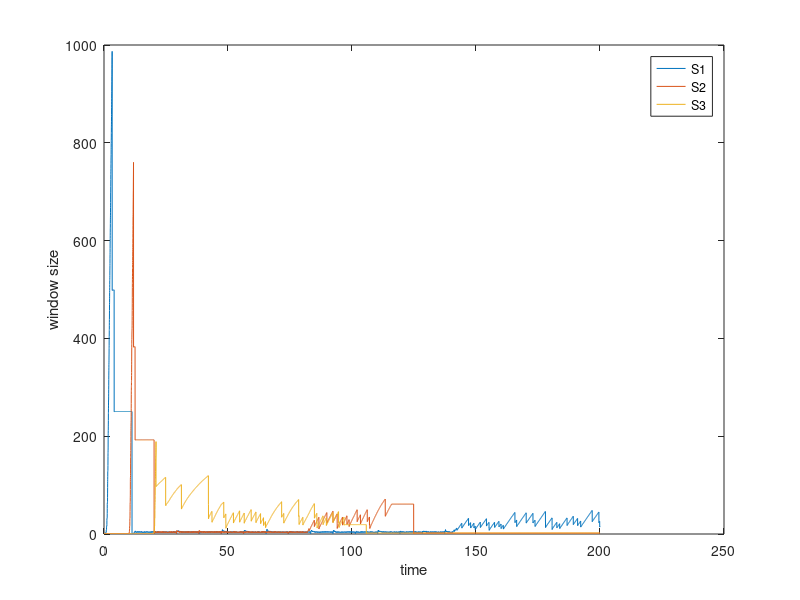
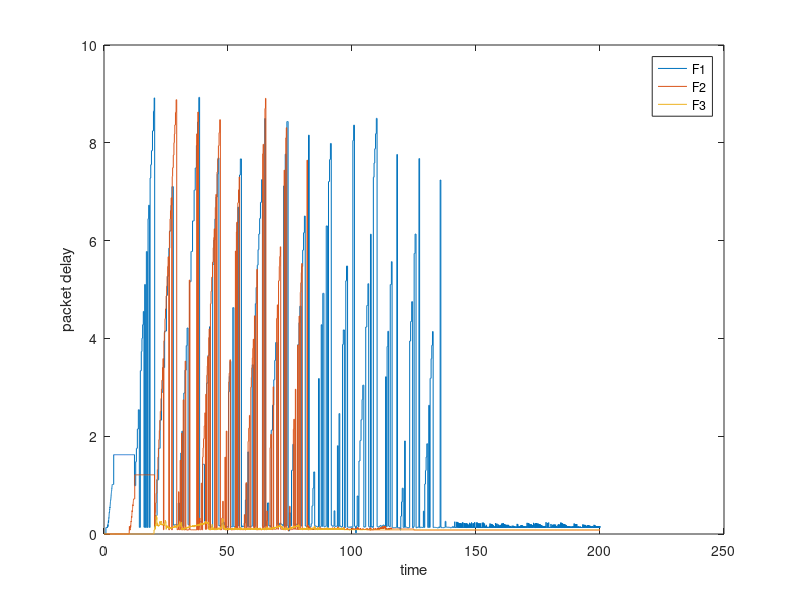
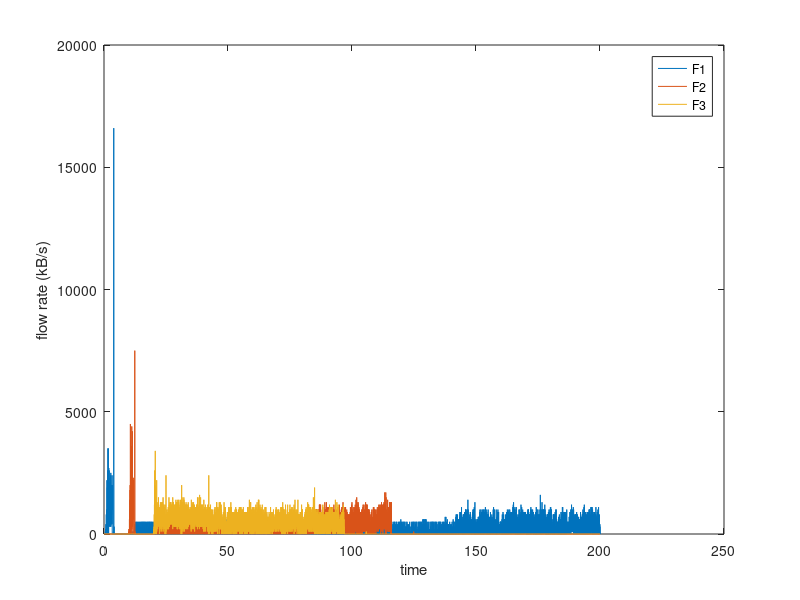
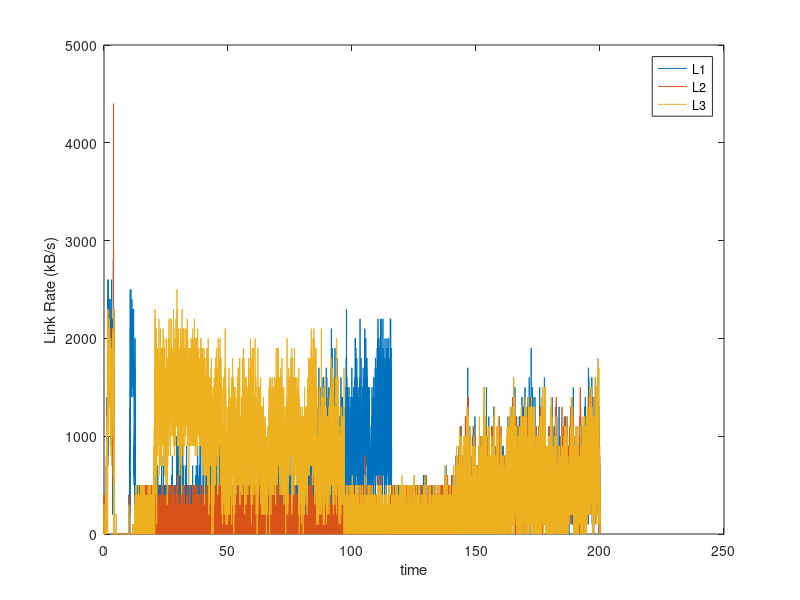

The MATLAB source for these figures, in order: (Note: this script raises an error after producing the figures.)
X = csvread('output2.csv');
figure(1)
plot(X(:,1),X(:,2),X(:,1),X(:,3),X(:,1),X(:,4))
legend('S1','S2','S3')
xlabel('time')
ylabel('window size')
%ylim([0,16])
%xlim([0,200])

figure(2)
plot(X(:,1),X(:,5),X(:,1),X(:,6),X(:,1),X(:,7))
legend('F1','F2','F3')
xlabel('time')
ylabel('packet delay')
%xlim([0,200])

figure(3)
plot(X(:,1),X(:,8),X(:,1),X(:,9),X(:,1),X(:,10))
legend('F1','F2','F3')
xlabel('time')
ylabel('flow rate (kB/s)')
%xlim([0,200])

figure(4)
plot(X(:,1),X(:,12),X(:,1),X(:,13),X(:,1),X(:,14))
legend('L1','L2','L3')
xlabel('time')
ylabel('Link Rate (kB/s)')
%xlim([0,200])

figure(5)
plot(X(:,1),X(:,11),X(:,1),X(:,15),X(:,1),X(:,16),X(:,1),X(:,17),X(:,1),X(:,18),X(:,1),X(:,19))
legend('L0','L4','L5','L6','L7','L8')
xlabel('time')
ylabel('Link Rate (kB/s)')
%xlim([0,200])


figure(6)
plot(X(:,1),X(:,20),X(:,1),X(:,21),X(:,1),X(:,22),X(:,1),X(:,23),X(:,1),X(:,24),X(:,1),X(:,25),X(:,1),X(:,26),X(:,1),X(:,27),X(:,1),X(:,28))
legend('L0','L1','L2','L3','L4','L5','L6','L7','L8')
xlabel('time')
ylabel('packet drop')
%xlim([0,200])

figure(7)
plot(X(:,1),X(:,30)./1000,X(:,1),X(:,31)./1000,X(:,1),X(:,32)./1000)
legend('L1','L2','L3')
xlabel('time')
ylabel('buffer occupancy (in kB)')
%xlim([0,200])
%ylim([-0.05,20])

figure(8)
plot(X(:,1),X(:,29)./1000,X(:,1),X(:,33)./1000,X(:,1),X(:,34)./1000,X(:,1),X(:,35)./1000,X(:,1),X(:,36)./1000,X(:,1),X(:,37)./1000)
legend('L0','L4','L5','L6','L7','L8')
xlabel('time')
ylabel('buffer occupancy (in kB)')
%xlim([0,200])
%ylim([-0.05,20])


%%
figure(9)
plot(X(:,1),X(:,38),X(:,1),X(:,39),X(:,1),X(:,40))
legend('L0','L4','L5')
xlabel('time')
ylabel('buffer occupancy (in kB)')
%xlim([0,200])
%ylim([-0.05,20])